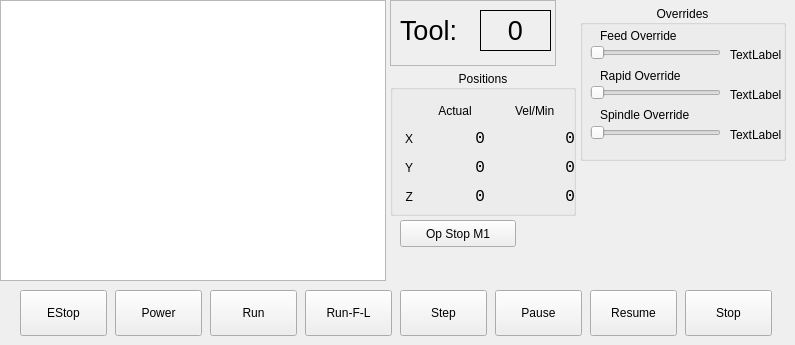
    <widget class="QWidget" name="tab">
     <attribute name="title">
      <string>Gcode</string>
     </attribute>
     <widget class="QGroupBox" name="groupBox_4">
      <property name="geometry">
       <rect>
        <x>580</x>
        <y>5</y>
        <width>206</width>
        <height>156</height>
       </rect>
      </property>
      <property name="title">
       <string>Overrides</string>
      </property>
      <property name="alignment">
       <set>Qt::AlignCenter</set>
      </property>
      <widget class="QLabel" name="feedrate_lb">
       <property name="geometry">
        <rect>
         <x>150</x>
         <y>40</y>
         <width>51</width>
         <height>20</height>
        </rect>
       </property>
       <property name="text">
        <string>TextLabel</string>
       </property>
      </widget>
      <widget class="QLabel" name="label_17">
       <property name="geometry">
        <rect>
         <x>20</x>
         <y>60</y>
         <width>131</width>
         <height>21</height>
        </rect>
       </property>
       <property name="text">
        <string>Rapid Override</string>
       </property>
      </widget>
      <widget class="QLabel" name="spindle_override_0_lb">
       <property name="geometry">
        <rect>
         <x>150</x>
         <y>120</y>
         <width>51</width>
         <height>19</height>
        </rect>
       </property>
       <property name="text">
        <string>TextLabel</string>
       </property>
      </widget>
      <widget class="QSlider" name="spindle_override_sl">
       <property name="geometry">
        <rect>
         <x>10</x>
         <y>120</y>
         <width>131</width>
         <height>16</height>
        </rect>
       </property>
       <property name="orientation">
        <enum>Qt::Horizontal</enum>
       </property>
      </widget>
      <widget class="QLabel" name="label_13">
       <property name="geometry">
        <rect>
         <x>20</x>
         <y>20</y>
         <width>131</width>
         <height>21</height>
        </rect>
       </property>
       <property name="text">
        <string>Feed Override</string>
       </property>
      </widget>
      <widget class="QSlider" name="feed_override_sl">
       <property name="geometry">
        <rect>
         <x>10</x>
         <y>40</y>
         <width>131</width>
         <height>16</height>
        </rect>
       </property>
       <property name="orientation">
        <enum>Qt::Horizontal</enum>
       </property>
       <property name="tickPosition">
        <enum>QSlider::NoTicks</enum>
       </property>
       <property name="tickInterval">
        <number>0</number>
       </property>
      </widget>
      <widget class="QLabel" name="rapidrate_lb">
       <property name="geometry">
        <rect>
         <x>150</x>
         <y>80</y>
         <width>51</width>
         <height>19</height>
        </rect>
       </property>
       <property name="text">
        <string>TextLabel</string>
       </property>
      </widget>
      <widget class="QSlider" name="rapid_override_sl">
       <property name="geometry">
        <rect>
         <x>10</x>
         <y>80</y>
         <width>131</width>
         <height>16</height>
        </rect>
       </property>
       <property name="orientation">
        <enum>Qt::Horizontal</enum>
       </property>
      </widget>
      <widget class="QLabel" name="label_18">
       <property name="geometry">
        <rect>
         <x>20</x>
         <y>100</y>
         <width>131</width>
         <height>20</height>
        </rect>
       </property>
       <property name="text">
        <string>Spindle Override</string>
       </property>
      </widget>
      <widget class="QPushButton" name="pushButton_6">
       <property name="geometry">
        <rect>
         <x>20</x>
         <y>370</y>
         <width>96</width>
         <height>21</height>
        </rect>
       </property>
       <property name="text">
        <string>G0 X0 Y0 Z0</string>
       </property>
       <property name="function" stdset="0">
        <string>mdi</string>
       </property>
       <property name="command" stdset="0">
        <string>G0 X0 Y0 Z0</string>
       </property>
      </widget>
      <widget class="QPushButton" name="pushButton_7">
       <property name="geometry">
        <rect>
         <x>125</x>
         <y>370</y>
         <width>96</width>
         <height>21</height>
        </rect>
       </property>
       <property name="text">
        <string>G0 X0 Y0</string>
       </property>
       <property name="function" stdset="0">
        <string>mdi</string>
       </property>
       <property name="command" stdset="0">
        <string>G0 X0 Y0</string>
       </property>
      </widget>
     </widget>
     <widget class="QPlainTextEdit" name="gcode_pte">
      <property name="geometry">
       <rect>
        <x>0</x>
        <y>0</y>
        <width>386</width>
        <height>281</height>
       </rect>
      </property>
      <property name="font">
       <font>
        <family>Latin Modern Mono</family>
        <pointsize>12</pointsize>
        <weight>75</weight>
        <bold>true</bold>
       </font>
      </property>
     </widget>
     <widget class="QGroupBox" name="groupBox_15">
      <property name="geometry">
       <rect>
        <x>390</x>
        <y>70</y>
        <width>186</width>
        <height>146</height>
       </rect>
      </property>
      <property name="title">
       <string>Positions</string>
      </property>
      <property name="alignment">
       <set>Qt::AlignCenter</set>
      </property>
      <widget class="QLabel" name="label_42">
       <property name="geometry">
        <rect>
         <x>7</x>
         <y>57</y>
         <width>16</width>
         <height>23</height>
        </rect>
       </property>
       <property name="text">
        <string>X</string>
       </property>
       <property name="alignment">
        <set>Qt::AlignRight|Qt::AlignTrailing|Qt::AlignVCenter</set>
       </property>
      </widget>
      <widget class="QLabel" name="label_47">
       <property name="geometry">
        <rect>
         <x>7</x>
         <y>86</y>
         <width>16</width>
         <height>23</height>
        </rect>
       </property>
       <property name="text">
        <string>Y</string>
       </property>
       <property name="alignment">
        <set>Qt::AlignRight|Qt::AlignTrailing|Qt::AlignVCenter</set>
       </property>
      </widget>
      <widget class="QLabel" name="joint_vel_min_0_lb">
       <property name="geometry">
        <rect>
         <x>125</x>
         <y>57</y>
         <width>60</width>
         <height>23</height>
        </rect>
       </property>
       <property name="minimumSize">
        <size>
         <width>60</width>
         <height>0</height>
        </size>
       </property>
       <property name="font">
        <font>
         <family>Monospace</family>
         <pointsize>12</pointsize>
        </font>
       </property>
       <property name="text">
        <string>0</string>
       </property>
       <property name="alignment">
        <set>Qt::AlignRight|Qt::AlignTrailing|Qt::AlignVCenter</set>
       </property>
       <property name="precision" stdset="0">
        <string>2</string>
       </property>
      </widget>
      <widget class="QLabel" name="label_56">
       <property name="geometry">
        <rect>
         <x>125</x>
         <y>30</y>
         <width>60</width>
         <height>21</height>
        </rect>
       </property>
       <property name="text">
        <string>Vel/Min</string>
       </property>
      </widget>
      <widget class="QLabel" name="label_57">
       <property name="geometry">
        <rect>
         <x>35</x>
         <y>30</y>
         <width>60</width>
         <height>21</height>
        </rect>
       </property>
       <property name="minimumSize">
        <size>
         <width>0</width>
         <height>0</height>
        </size>
       </property>
       <property name="text">
        <string>Actual</string>
       </property>
       <property name="alignment">
        <set>Qt::AlignCenter</set>
       </property>
      </widget>
      <widget class="QLabel" name="joint_vel_min_2_lb">
       <property name="geometry">
        <rect>
         <x>125</x>
         <y>115</y>
         <width>60</width>
         <height>23</height>
        </rect>
       </property>
       <property name="minimumSize">
        <size>
         <width>60</width>
         <height>0</height>
        </size>
       </property>
       <property name="font">
        <font>
         <family>Monospace</family>
         <pointsize>12</pointsize>
        </font>
       </property>
       <property name="text">
        <string>0</string>
       </property>
       <property name="alignment">
        <set>Qt::AlignRight|Qt::AlignTrailing|Qt::AlignVCenter</set>
       </property>
       <property name="precision" stdset="0">
        <string>2</string>
       </property>
      </widget>
      <widget class="QLabel" name="label_60">
       <property name="geometry">
        <rect>
         <x>7</x>
         <y>115</y>
         <width>16</width>
         <height>23</height>
        </rect>
       </property>
       <property name="text">
        <string>Z</string>
       </property>
       <property name="alignment">
        <set>Qt::AlignRight|Qt::AlignTrailing|Qt::AlignVCenter</set>
       </property>
      </widget>
      <widget class="QLabel" name="joint_vel_min_1_lb">
       <property name="geometry">
        <rect>
         <x>125</x>
         <y>86</y>
         <width>60</width>
         <height>23</height>
        </rect>
       </property>
       <property name="minimumSize">
        <size>
         <width>60</width>
         <height>0</height>
        </size>
       </property>
       <property name="font">
        <font>
         <family>Monospace</family>
         <pointsize>12</pointsize>
        </font>
       </property>
       <property name="text">
        <string>0</string>
       </property>
       <property name="alignment">
        <set>Qt::AlignRight|Qt::AlignTrailing|Qt::AlignVCenter</set>
       </property>
       <property name="precision" stdset="0">
        <string>2</string>
       </property>
      </widget>
      <widget class="QLabel" name="actual_lb_x">
       <property name="geometry">
        <rect>
         <x>35</x>
         <y>57</y>
         <width>60</width>
         <height>23</height>
        </rect>
       </property>
       <property name="minimumSize">
        <size>
         <width>60</width>
         <height>0</height>
        </size>
       </property>
       <property name="font">
        <font>
         <family>Monospace</family>
         <pointsize>12</pointsize>
        </font>
       </property>
       <property name="text">
        <string>0</string>
       </property>
       <property name="alignment">
        <set>Qt::AlignRight|Qt::AlignTrailing|Qt::AlignVCenter</set>
       </property>
      </widget>
      <widget class="QLabel" name="actual_lb_y">
       <property name="geometry">
        <rect>
         <x>35</x>
         <y>86</y>
         <width>60</width>
         <height>23</height>
        </rect>
       </property>
       <property name="minimumSize">
        <size>
         <width>60</width>
         <height>0</height>
        </size>
       </property>
       <property name="font">
        <font>
         <family>Monospace</family>
         <pointsize>12</pointsize>
        </font>
       </property>
       <property name="text">
        <string>0</string>
       </property>
       <property name="alignment">
        <set>Qt::AlignRight|Qt::AlignTrailing|Qt::AlignVCenter</set>
       </property>
      </widget>
      <widget class="QLabel" name="actual_lb_z">
       <property name="geometry">
        <rect>
         <x>35</x>
         <y>115</y>
         <width>60</width>
         <height>23</height>
        </rect>
       </property>
       <property name="minimumSize">
        <size>
         <width>60</width>
         <height>0</height>
        </size>
       </property>
       <property name="font">
        <font>
         <family>Monospace</family>
         <pointsize>12</pointsize>
        </font>
       </property>
       <property name="text">
        <string>0</string>
       </property>
       <property name="alignment">
        <set>Qt::AlignRight|Qt::AlignTrailing|Qt::AlignVCenter</set>
       </property>
      </widget>
     </widget>
     <widget class="QPushButton" name="estop_pb">
      <property name="geometry">
       <rect>
        <x>20</x>
        <y>290</y>
        <width>87</width>
        <height>46</height>
       </rect>
      </property>
      <property name="text">
       <string>EStop</string>
      </property>
      <property name="checkable">
       <bool>false</bool>
      </property>
     </widget>
     <widget class="QPushButton" name="run_pb">
      <property name="geometry">
       <rect>
        <x>210</x>
        <y>290</y>
        <width>87</width>
        <height>46</height>
       </rect>
      </property>
      <property name="text">
       <string>Run</string>
      </property>
     </widget>
     <widget class="QPushButton" name="power_pb">
      <property name="geometry">
       <rect>
        <x>115</x>
        <y>290</y>
        <width>87</width>
        <height>46</height>
       </rect>
      </property>
      <property name="text">
       <string>Power</string>
      </property>
     </widget>
     <widget class="QPushButton" name="run_from_line_pb">
      <property name="geometry">
       <rect>
        <x>305</x>
        <y>290</y>
        <width>87</width>
        <height>46</height>
       </rect>
      </property>
      <property name="text">
       <string>Run-F-L</string>
      </property>
     </widget>
     <widget class="QPushButton" name="step_pb">
      <property name="geometry">
       <rect>
        <x>400</x>
        <y>290</y>
        <width>87</width>
        <height>46</height>
       </rect>
      </property>
      <property name="text">
       <string>Step</string>
      </property>
     </widget>
     <widget class="QPushButton" name="pause_pb">
      <property name="geometry">
       <rect>
        <x>495</x>
        <y>290</y>
        <width>87</width>
        <height>46</height>
       </rect>
      </property>
      <property name="text">
       <string>Pause</string>
      </property>
     </widget>
     <widget class="QPushButton" name="resume_pb">
      <property name="geometry">
       <rect>
        <x>590</x>
        <y>290</y>
        <width>87</width>
        <height>46</height>
       </rect>
      </property>
      <property name="text">
       <string>Resume</string>
      </property>
     </widget>
     <widget class="QPushButton" name="stop_pb">
      <property name="geometry">
       <rect>
        <x>685</x>
        <y>290</y>
        <width>87</width>
        <height>46</height>
       </rect>
      </property>
      <property name="text">
       <string>Stop</string>
      </property>
     </widget>
     <widget class="QPushButton" name="optional_stop_pb">
      <property name="geometry">
       <rect>
        <x>400</x>
        <y>220</y>
        <width>116</width>
        <height>27</height>
       </rect>
      </property>
      <property name="text">
       <string>Op Stop M1</string>
      </property>
      <property name="checkable">
       <bool>true</bool>
      </property>
     </widget>
     <widget class="QFrame" name="frame_2">
      <property name="geometry">
       <rect>
        <x>390</x>
        <y>0</y>
        <width>166</width>
        <height>66</height>
       </rect>
      </property>
      <property name="frameShape">
       <enum>QFrame::StyledPanel</enum>
      </property>
      <property name="frameShadow">
       <enum>QFrame::Raised</enum>
      </property>
      <widget class="QLabel" name="label_31">
       <property name="geometry">
        <rect>
         <x>10</x>
         <y>10</y>
         <width>76</width>
         <height>41</height>
        </rect>
       </property>
       <property name="font">
        <font>
         <pointsize>20</pointsize>
        </font>
       </property>
       <property name="text">
        <string>Tool:</string>
       </property>
      </widget>
      <widget class="QLabel" name="tool_in_spindle_lb">
       <property name="geometry">
        <rect>
         <x>90</x>
         <y>10</y>
         <width>71</width>
         <height>41</height>
        </rect>
       </property>
       <property name="font">
        <font>
         <pointsize>20</pointsize>
        </font>
       </property>
       <property name="frameShape">
        <enum>QFrame::Box</enum>
       </property>
       <property name="text">
        <string>0</string>
       </property>
       <property name="alignment">
        <set>Qt::AlignCenter</set>
       </property>
      </widget>
     </widget>
    </widget>
